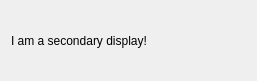
<?xml version="1.0" encoding="UTF-8"?>
<ui version="4.0">
 <class>Form</class>
 <widget class="QWidget" name="Form">
  <property name="geometry">
   <rect>
    <x>0</x>
    <y>0</y>
    <width>257</width>
    <height>81</height>
   </rect>
  </property>
  <property name="windowTitle">
   <string>Form</string>
  </property>
  <layout class="QHBoxLayout" name="horizontalLayout">
   <item>
    <widget class="QLabel" name="label">
     <property name="text">
      <string>I am a secondary display!</string>
     </property>
    </widget>
   </item>
  </layout>
 </widget>
 <resources/>
 <connections/>
</ui>
